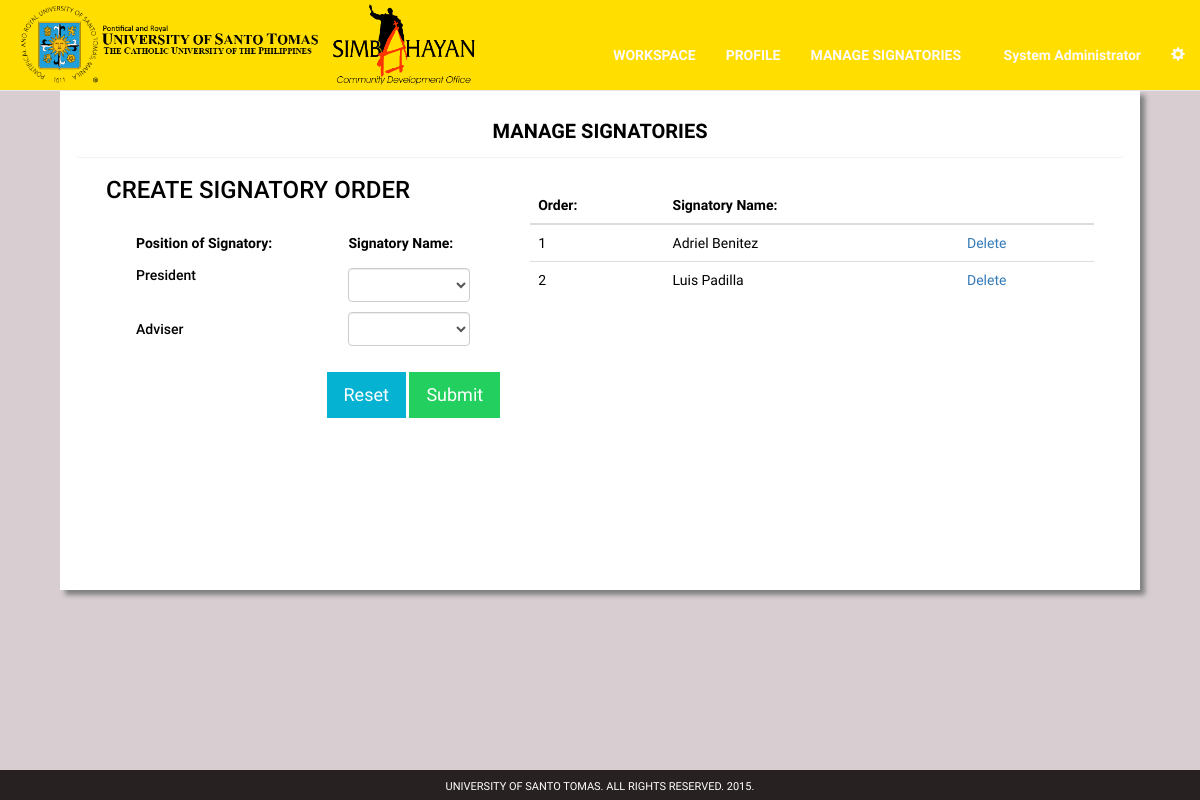
Page /manage-simbahayan-2.php?d=65 (signed in) on the committed database.
### tables this page shows
CREATE TABLE IF NOT EXISTS `order_signatory` (
  `signatory_id` int(11) NOT NULL,
  `org_num` int(11) NOT NULL,
  `order_number` int(11) NOT NULL,
  `signatory_num` int(11) NOT NULL,
  `signatory_name` varchar(100) NOT NULL,
  `reference` int(11) NOT NULL,
  `standard` int(11) NOT NULL,
  `simbahayan` int(11) NOT NULL,
  `univ_wide` int(11) NOT NULL,
  `nstp` int(11) NOT NULL
);

### manage-simbahayan-2.php (the view, shortened to what this page needs)
<?php
include "mysql_connect.php";
$d=$_GET['d'];
$id = $_SESSION['user_id'];
?>
<!DOCTYPE html>
<html lang="en">
<head>
    <link href="css/bootstrap.min.css" rel="stylesheet">
</head>
	<body style = "background-color: #d8ced1; font-family: 'RobotoDraft'; height: 100%; font-size: 14px; padding-top: 5%; padding-bottom: 5%;">
  <div class = "wrapper">
<nav class="navbar navbar-default navbar-fixed-top">
<div class="container-fluid">
<div class="navbar-header">
<a href="admin.php"><img src= "images/ust_logo1.png" style = "height: 90px;"></a>
<a href="admin.php"><img src= "images/simba_logo.png" style = "height: 90px;"></a>
</div>
<div class="collapse navbar-collapse" id="bs-example-navbar-collapse-1">
  <ul class="nav navbar-nav" style = "margin-left: 120px; margin-top: 30px;">
    <li><a href="admin.php"><b>WORKSPACE</b><span class="sr-only">(current)</span></a></li>
    <li><a href="admin-profile.php"><b>PROFILE</b></a></li>
<li class="active"><a href="manage-simbahayan-1.php"><b>MANAGE SIGNATORIES</b></a></li>
  </ul>
  <ul class="nav navbar-nav navbar-right" style = "margin-top: 30px;">
    <li><a href="admin-profile.php"><b><?php echo $_SESSION['name'];?></b></a></li>
    <li class="dropdown">
      <a href="#" class="dropdown-toggle" data-toggle="dropdown" role="button" aria-haspopup="true" aria-expanded="false"><span class="glyphicon glyphicon-cog" aria-hidden="true"></span></a>
    </li>
  </ul>
</div>
</div>
</nav>
    <div class = "container">
               <div class = "col-md-12" style = "div-align: center; margin-top: 30px;">
            <div class = "col-md-12">
                <div class = "panel panel-body" style = "width: 100%; border-radius: 0;height: 500px; background-color: #fff; box-shadow: 5px 5px 5px grey;">
                  <div class = "panel panel-heading" style = "font-size: 20px; color: #000; font-weight: bold;"><center>MANAGE SIGNATORIES</center></div>
                  <div class = "col-md-12" style = "margin-top: 0px; color: #000;">
             <?php
                echo "<form role='form' class='col-md-5' action = 'manage-simbahayan-2.php?d=$d' method = 'post' enctype='multipart/form-data'>
                <input type='hidden' name='submitted' value='true'/>";
				?>
        <h3 style="margin-top:0px;">CREATE SIGNATORY ORDER </h3><br>
		<div class="col-md-12">
                 <div class="col-md-7">
                    <label class="control-label">Position of Signatory: </label>
					<h5> President </h5>
                </div>
				<div class="col-md-5">
                    <label class="control-label">Signatory Name: </label>
                    <?php
						$query = mysqli_query($link, "SELECT * from login_user WHERE account_type = 'Signatory' AND reference = $id");
						echo '<select  name="signatory[0]" class="form-control" style = "margin-top: 10px;" required>';
						echo '<option value=""> </option>';
						while ($row = mysqli_fetch_array($query)) {
							echo '<option value="'.$row['user_id'].'">'.$row['name'].'</option>';
						}
						echo '</select>';
						?>
                </div>
				<div class="form-group col-md-7" style="margin-top:10px;">
					<h5>Adviser</h5>
                </div>
				<div class="form-group col-md-5" style="margin-top:10px;">
                    <?php
						$query = mysqli_query($link, "SELECT * from login_user WHERE account_type = 'Signatory' AND reference = $id");
						echo '<select  name="signatory[1]" class="form-control" required>';
						echo '<option value=""> </option>';
						while ($row = mysqli_fetch_array($query)) {
							echo '<option value="'.$row['user_id'].'">'.$row['name'].'</option>';
						}
						echo '</select>';
						?>
                </div>
				</div>
                 <div class="form-group" style="text-align:right">
				  <input style = "margin-top: 10px; color: #fff; background-color: #05B2d2; border-radius: 0;" type="reset" class="btn btn-default btn-lg"/>
         <input style = "margin-top: 10px; color: #fff; background-color: #23cf5f; border-radius: 0;" type="submit" value="Submit" class="btn btn-default btn-lg"/>
                 </div>
</form>
        <div class="col-md-7" style="margin-top:10px; overflow-y: scroll; height: 350px;">
        <table class="table table-hover">
        <thead>
				<tr>
				<th>Order: </th>
				<th>Signatory Name: </th>
				<th> </th>
				</tr>
				</thead>
        <tbody>
		  <?php
				$sql="SELECT * FROM order_signatory where org_num = $d  order by order_number asc";
				$result = mysqli_query($link,$sql);
				while($row = mysqli_fetch_array($result)) {
					$r=$row['signatory_id'];
					echo "<tr>";
					echo "<td>" .$row['order_number'] . "</td>";
					echo "<td>" .$row['signatory_name'] . "</td>";
					echo "<td><a href='delete-order.php?r=".$r."&d=".$d."'>";
					echo "Delete</a>";
					echo "</td>";
					echo "</tr>";
				}
				?>
        </tbody>
        </table>
        </div>
                </div>
                </div>
     </div>
</div>
</div>
<footer style = "position:absolute; bottom:0px; height:30px; width:100%; padding-top:9px; background-color:#282122; color: #fff; text-align: center; font-size: 11px;">UNIVERSITY OF SANTO TOMAS. ALL RIGHTS RESERVED. 2015.</footer>
</div>
</body>
	</html>

### rows in the picture
order_signatory: order_number "1", signatory_name "Adriel Benitez"
order_signatory: order_number "2", signatory_name "Luis Padilla"

### other values in the picture
$_SESSION['name'] "System Administrator"
